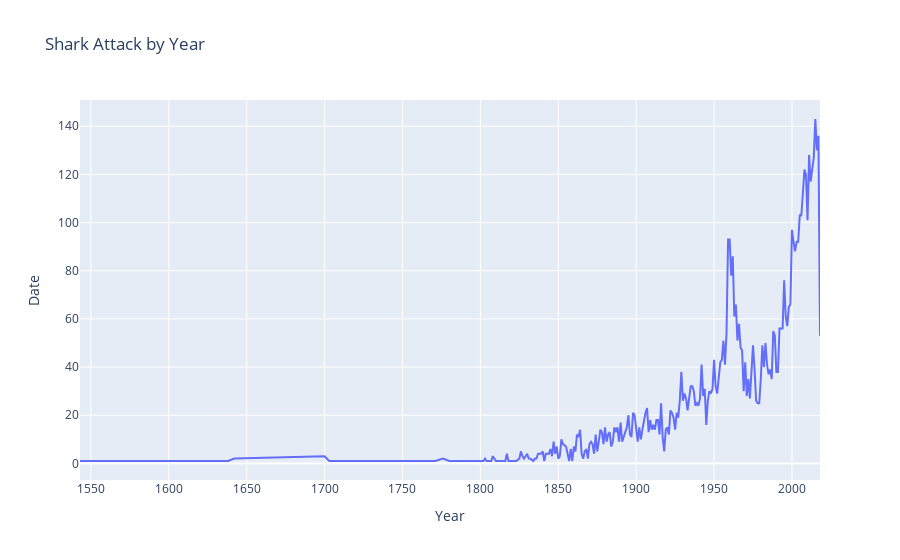

Notebook source saved alongside this figure:
### Code cell
byYear_attack = attack_df.groupby('Year')['Date'].count().reset_index()
fig = px.line(byYear_attack,x='Year', y='Date', title='Shark Attack by Year')
fig.show()

### Figure 1 — Plotly figure (JSON) as saved in the notebook; plotly's stock layout.template omitted (floating-point values rounded to 4 significant figures; data arrays with more than 128 entries replaced by an {"elided": "..."} marker saying what was removed)
{"data": [{"hovertemplate": "Year=%{x}<br>Date=%{y}<extra></extra>", "legendgroup": "", "line": {"color": "#636efa", "dash": "solid"}, "mode": "lines", "name": "", "orientation": "v", "showlegend": false, "type": "scatter", "x": {"elided": "245 float values"}, "xaxis": "x", "y": {"elided": "245 int values"}, "yaxis": "y"}], "layout": {"legend": {"tracegroupgap": 0}, "title": {"text": "Shark Attack by Year"}, "xaxis": {"anchor": "y", "domain": [0.0, 1.0], "title": {"text": "Year"}}, "yaxis": {"anchor": "x", "domain": [0.0, 1.0], "title": {"text": "Date"}}}}
